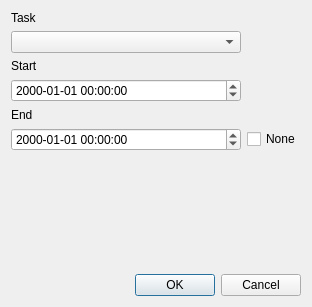
<?xml version="1.0" encoding="UTF-8"?>
<ui version="4.0">
 <class>IntervalModify</class>
 <widget class="QDialog" name="IntervalModify">
  <property name="geometry">
   <rect>
    <x>0</x>
    <y>0</y>
    <width>312</width>
    <height>307</height>
   </rect>
  </property>
  <property name="windowTitle">
   <string>Modify interval</string>
  </property>
  <layout class="QGridLayout" name="gridLayout">
   <item row="2" column="0">
    <widget class="QLabel" name="label_2">
     <property name="text">
      <string>Start</string>
     </property>
    </widget>
   </item>
   <item row="1" column="0">
    <widget class="QComboBox" name="task"/>
   </item>
   <item row="11" column="0" colspan="2">
    <widget class="QDialogButtonBox" name="buttonBox">
     <property name="orientation">
      <enum>Qt::Horizontal</enum>
     </property>
     <property name="standardButtons">
      <set>QDialogButtonBox::Cancel|QDialogButtonBox::Ok</set>
     </property>
    </widget>
   </item>
   <item row="10" column="0">
    <spacer name="verticalSpacer">
     <property name="orientation">
      <enum>Qt::Vertical</enum>
     </property>
     <property name="sizeHint" stdset="0">
      <size>
       <width>20</width>
       <height>40</height>
      </size>
     </property>
    </spacer>
   </item>
   <item row="4" column="0">
    <widget class="QLabel" name="label_3">
     <property name="text">
      <string>End</string>
     </property>
    </widget>
   </item>
   <item row="3" column="0">
    <widget class="QDateTimeEdit" name="start">
     <property name="displayFormat">
      <string>yyyy-MM-dd HH:mm:ss</string>
     </property>
    </widget>
   </item>
   <item row="0" column="0">
    <widget class="QLabel" name="label">
     <property name="text">
      <string>Task</string>
     </property>
    </widget>
   </item>
   <item row="6" column="0">
    <widget class="QDateTimeEdit" name="end">
     <property name="sizePolicy">
      <sizepolicy hsizetype="Expanding" vsizetype="Fixed">
       <horstretch>0</horstretch>
       <verstretch>0</verstretch>
      </sizepolicy>
     </property>
     <property name="displayFormat">
      <string>yyyy-MM-dd HH:mm:ss</string>
     </property>
    </widget>
   </item>
   <item row="6" column="1">
    <widget class="QCheckBox" name="end_none">
     <property name="text">
      <string>None</string>
     </property>
    </widget>
   </item>
  </layout>
 </widget>
 <resources/>
 <connections>
  <connection>
   <sender>buttonBox</sender>
   <signal>accepted()</signal>
   <receiver>IntervalModify</receiver>
   <slot>accept()</slot>
   <hints>
    <hint type="sourcelabel">
     <x>248</x>
     <y>254</y>
    </hint>
    <hint type="destinationlabel">
     <x>157</x>
     <y>274</y>
    </hint>
   </hints>
  </connection>
  <connection>
   <sender>buttonBox</sender>
   <signal>rejected()</signal>
   <receiver>IntervalModify</receiver>
   <slot>reject()</slot>
   <hints>
    <hint type="sourcelabel">
     <x>316</x>
     <y>260</y>
    </hint>
    <hint type="destinationlabel">
     <x>286</x>
     <y>274</y>
    </hint>
   </hints>
  </connection>
 </connections>
</ui>
